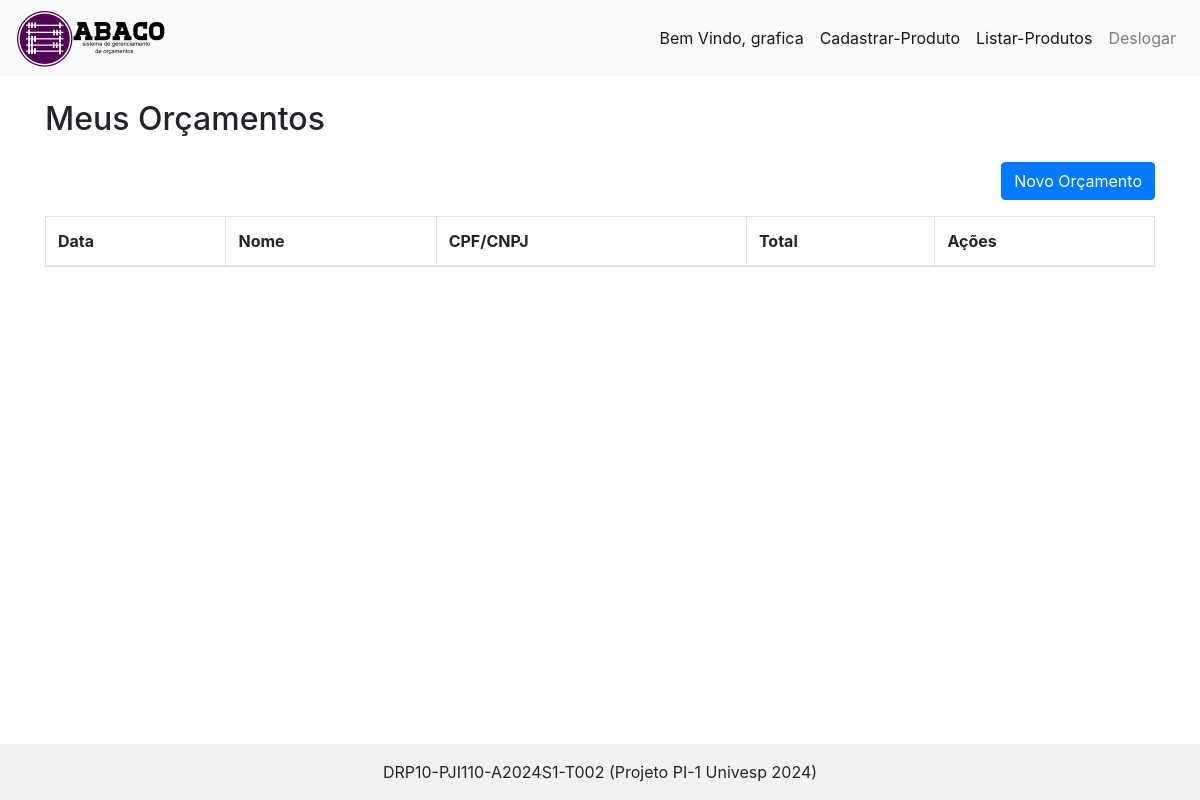
Page /home/all/ (signed in) on the earlier database version.
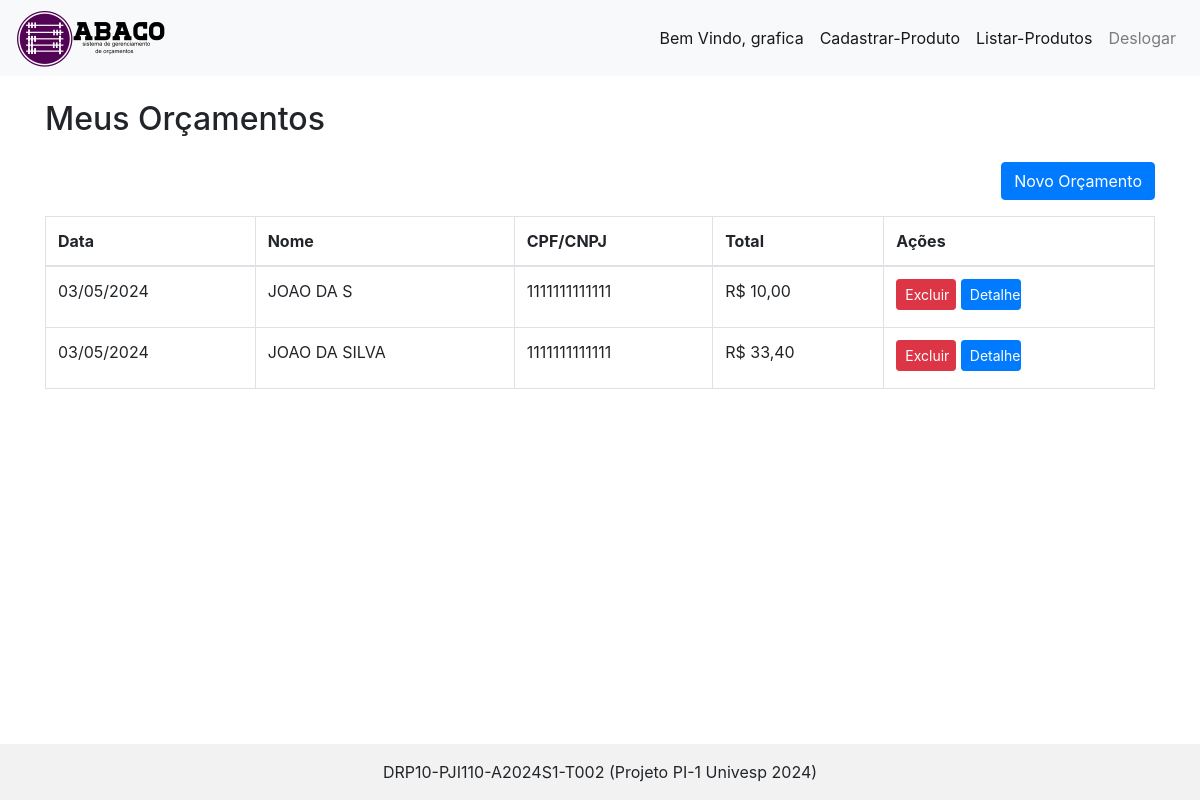
Same page on the later database version.
### home/models.py (models this page shows, shortened)
class Pedido(models.Model):
    data = models.DateField()
    nome_cliente = models.CharField(max_length=100)
    contato = models.CharField(max_length=11)
    cpf_cnpj = models.CharField(max_length=14)
    produto = models.CharField(max_length=100)
    quantidade = models.IntegerField()
    valor_unitario = models.DecimalField(max_digits=10, decimal_places=2)
    descricao_pedido = models.TextField()
    descricao_impresso = models.TextField()
    valor_total = models.DecimalField(max_digits=10, decimal_places=2)
    class Meta:
        ordering = ['-id']  # Ordenar por data_pedido em ordem decrescente

### home/views.py (the view)
# urls.py: path('all/', views.all, name="all"),
@login_required
def all(request):
    pedidos = Pedido.objects.all()
    now = datetime.now()
    ano = str(now.year).zfill(4)
    mes = str(now.month).zfill(2)
    dia = str(now.day).zfill(2)
    data_atual = ano + mes + dia
    for pedido in pedidos:
        pedido.nome_cliente = pedido.nome_cliente.upper() if pedido.nome_cliente else ''
        pedido.cpf_cnpj = pedido.cpf_cnpj.upper() if pedido.cpf_cnpj else ''
    context = {
        'data_atual': data_atual,
        'pedidos': pedidos
    }
    return render(request, 'all.html', context )

### home/templates/all.html (shortened to what this page needs)
    <!DOCTYPE html>
    {% load static %}
    <html lang="pt-BR">
        <head>
            <link href="https://maxcdn.bootstrapcdn.com/bootstrap/4.5.2/css/bootstrap.min.css" rel="stylesheet">
            <link rel="stylesheet" href="https://cdnjs.cloudflare.com/ajax/libs/font-awesome/5.15.4/css/all.min.css">
        </head>
        <body>
            <nav class="navbar navbar-expand-lg navbar-light bg-light">
                <div class="logo">
                    <img src="{% static 'image/logo_abaco.png' %}" />
                </div>
                <div class="collapse navbar-collapse justify-content-end" id="navbarNav">
                    <ul class="navbar-nav">
                        <li class="nav-item active">
                            <a class="nav-link" href="#">Bem Vindo, {{ user.get_username }} <span class="sr-only">(current)</span></a>
                        </li>
                        <li class="nav-item active">
                            <a class="nav-link" href="{% url 'cadastrar_produto' %}">Cadastrar-Produto</span></a>
                        </li>
                        <li class="nav-item active">
                            <a class="nav-link" href="{% url 'listar_produtos' %}">Listar-Produtos</span></a>
                        </li>
                        <li class="nav-item">
                            <a href="{% url 'logout' %}" onclick="event.preventDefault(); document.getElementById('logout-form').submit();" class="nav-link" role="button">Deslogar</a>
                        </li>
                    </ul>
                </div>
            </nav>
            <div class="container mt-4">
                <h2 class="mb-4">Meus Orçamentos</h2>
                <div class="d-flex justify-content-end mb-3">
                    <a href="{% url 'criar_pedido' %}" class="btn btn-primary new-orcamento-btn" role="button">Novo Orçamento</a>
                </div>
                <div class="table-responsive">
                    <table class="table table-bordered">
                        <thead>
                            <tr>
                                <th>Data</th>
                                <th>Nome</th>
                                <th>CPF/CNPJ</th>
                                <th>Total</th>
                                <th>Ações</th>
                            </tr>
                        </thead>
                        <tbody>
                            {% for pedido in pedidos %}
                            <tr>
                                <td>{{ pedido.data|date:"d/m/Y" }}</td>
                                <td>{{ pedido.nome_cliente }}</td>
                                <td>{{ pedido.cpf_cnpj }}</td>
                                <td>R$ {{ pedido.valor_total }}</td>
                                <td>
                                    <a href="{% url 'excluir_pedido' pedido.id %}" class="btn btn-danger btn-sm" style="width: 60px; margin-bottom: 5px;">Excluir</a>
                                    <a href="{% url 'imprimir_pedido' pedido.id %}" target="_blank" class="btn btn-primary btn-sm" style="width: 60px; margin-bottom: 5px;">Detalhe</a>
                                </td>
                            </tr>
                            {% endfor %}
                        </tbody>
                    </table>
                </div>
            </div>
            <footer class="footer fixed-bottom">
                <div class="text-center p-3" style="background-color: rgba(0, 0, 0, 0.05);">
                    <a class="text-body" target=blank href="https://github.com/phaleixo/orcamento">DRP10-PJI110-A2024S1-T002 (Projeto PI-1 Univesp 2024)</a>
                </div>
            </footer>
        </body>
    </html>

Differences in the rows shown:
added Pedido: data "03/05/2024", nome_cliente "JOAO DA S", cpf_cnpj "1111111111111", valor_total "10,00"
added Pedido: data "03/05/2024", nome_cliente "JOAO DA SILVA", cpf_cnpj "1111111111111", valor_total "33,40"
